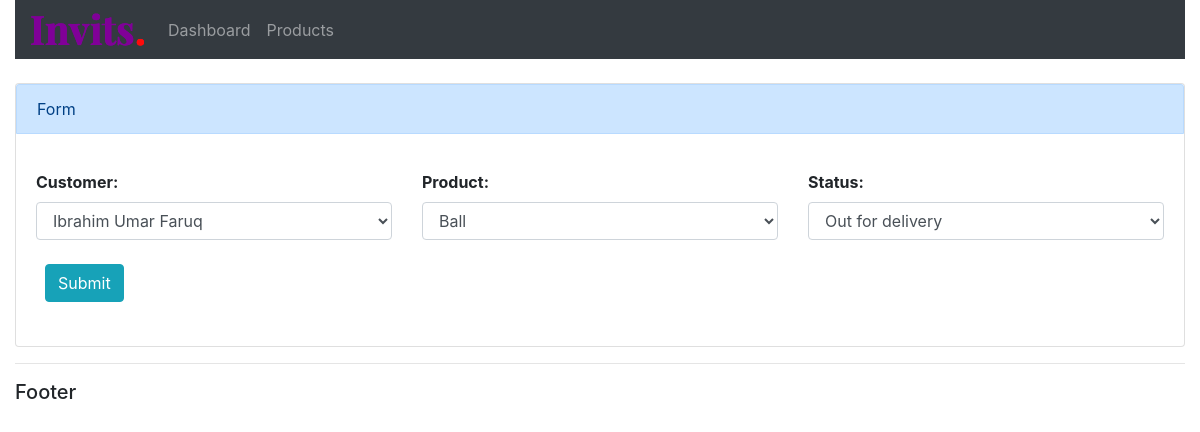
The page /update_order/3 on the database as committed earlier.
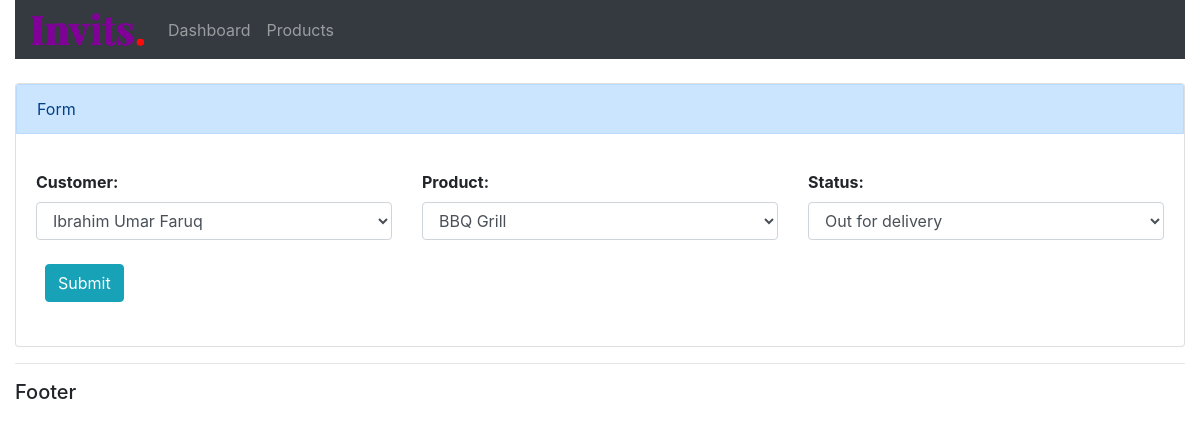
The same page on the database as committed later.
### account/models.py (models this page shows, shortened)
class Order(models.Model):
    STATUS = [
        ('Pending', 'Pending'),
        ('Out for delivery', 'Out for delivery'),
        ('Delivered', 'Delivered')
    ]
    customer = models.ForeignKey(
        Customer, null=True, on_delete=models.SET_NULL)
    product = models.ForeignKey(Product, null=True, on_delete=models.SET_NULL)
    status = models.CharField(max_length=18, choices=STATUS)
    date_created = models.DateTimeField(auto_now_add=True)

### account/views.py (the view, shortened to what this page needs)
# urls.py: path('update_order/<int:order_id>', views.update_order, name='update_order'),
def update_order(request, order_id):
    instance = get_object_or_404(Order, id=order_id)
    form = OrderForm(request.POST or None, instance=instance)
    context = {'form': form}
    return render(request, 'account/order_form.html', context)

### account/forms.py
class OrderForm(ModelForm):
    def __init__(self, *args, **kwargs):
        super(ModelForm, self).__init__(*args, **kwargs)
        for field in self.visible_fields():
            field.field.widget.attrs['class'] = 'form-control'
    class Meta:
        model = Order
        fields = '__all__'

### account/models.py (called while the page is built)
    def __str__(self):
        return self.name

    def __str__(self):
        return self.name

### account/templates/account/order_form.html (shortened to what this page needs)
{% extends 'account/main.html' %}
{% block content %}
<div class="card ">
  <div class="card-header alert alert-primary">
    Form
  </div>
  <div class="card-body">
    <form action="" method='POST'>
      <div class="row">
        {% for form in form %}
        <div class="col-md-4">
          <strong>
            {{ form.label_tag }}
          </strong>
          {{ form }}
        </div>
        {% endfor %}
        <div class="row">
          <div class="col-md-12 m-4">
            <input class='btn btn-info' type="submit" value="Submit">
          </div>
        </div>
      </div>
    </form>
  </div>
</div>
{% endblock content %}

Rows that differ between the two databases and show on the page:
changed Order "Ibrahim Umar Faruq": product "Ball" → "BBQ Grill"
